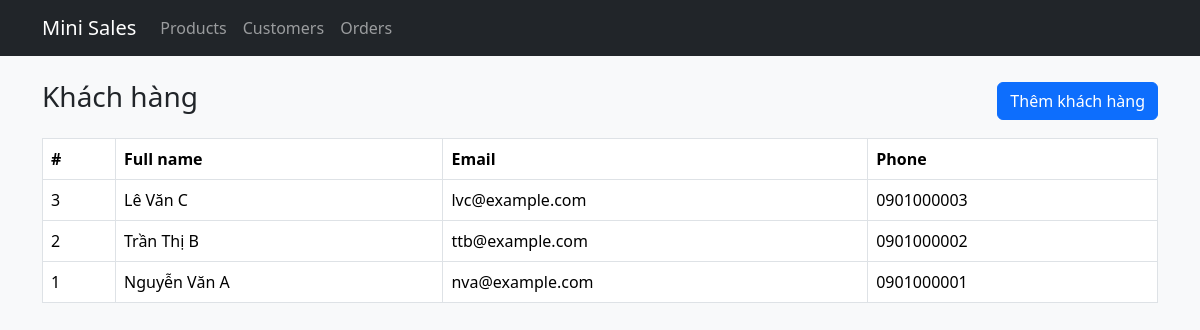
Page /index.php?c=customers&a=index on the committed database.
### tables this page shows
CREATE TABLE IF NOT EXISTS customers (
  id INT AUTO_INCREMENT PRIMARY KEY,
  full_name VARCHAR(120) NOT NULL,
  email VARCHAR(120),
  phone VARCHAR(20)
);

### app/core/Controller.php (called while the page is built, shortened)
<?php
class Controller
{
    protected function render(string $view, array $data = [])
    {
        extract($data, EXTR_SKIP);
        include APP_PATH . '/views/layout.php';
    }
}

### app/controllers/CustomersController.php (called while the page is built, shortened)
<?php
class CustomersController extends Controller
{
    protected $repo;
    public function __construct()
    {
        $this->repo = new CustomerRepository(getPDO());
    }
    public function indexAction()
    {
        try {
            $customers = $this->repo->getAll();
            $this->render('customers/index', [
                'customers' => $customers,
                'flash_success' => $this->getFlash('success'),
                'flash_error' => $this->getFlash('error'),
            ]);
        } catch (Exception $e) {
            error_log($e->getMessage());
            $this->setFlash('error', 'Lỗi khi lấy danh sách khách hàng.');
            $this->render('customers/index', ['customers' => []]);
        }
    }
}

### app/core/Router.php (called while the page is built, shortened)
<?php
class Router
{
    protected $action = 'index';
    public function dispatch()
    {
        $a = $_GET['a'] ?? $this->action;
        $actionName = $a . 'Action';
        $controller = new $controllerName();
        $controller->{$actionName}();
    }
}

### public/index.php (called while the page is built, shortened)
<?php
require_once __DIR__ . '/../app/bootstrap.php';
$router = new Router();
$router->dispatch();

### app/bootstrap.php (called while the page is built, shortened)
<?php
require_once APP_PATH . '/config/db.php';
spl_autoload_register(function ($class) {
    $paths = [
        APP_PATH . '/controllers/' . $class . '.php',
        APP_PATH . '/models/' . $class . '.php',
        APP_PATH . '/core/' . $class . '.php',
    ];
    foreach ($paths as $file) {
        if (file_exists($file)) {
            return;
        }
    }
});

### app/config/db.php (called while the page is built, shortened)
<?php
$DB_HOST = '127.0.0.1';
$DB_NAME = 'lab10_sales';
$DB_USER = 'app_user';
$DB_PASS = 'secret';
$DB_CHARSET = 'utf8mb4';
$dsn = "mysql:host={$DB_HOST};dbname={$DB_NAME};charset={$DB_CHARSET}";
try {
    $pdo = new PDO($dsn, $DB_USER, $DB_PASS, [
        PDO::ATTR_ERRMODE => PDO::ERRMODE_EXCEPTION,
        PDO::ATTR_DEFAULT_FETCH_MODE => PDO::FETCH_ASSOC,
    ]);
} catch (PDOException $e) {
    $msg = sprintf(
        "[%s] PDO connection failed. dsn=%s user=%s host=%s error=%s",
        date('Y-m-d H:i:s'),
        $dsn,
        $DB_USER,
        $DB_HOST,
        $e->getMessage()
    );
    error_log($msg);
    http_response_code(500);
    echo "Database connection error. Check logs.";
    exit;
}
function getPDO(): PDO {
    global $pdo;
    return $pdo;
}

### app/models/CustomerRepository.php (called while the page is built, shortened)
<?php
class CustomerRepository
{
    protected $pdo;
    public function __construct(PDO $pdo)
    {
        $this->pdo = $pdo;
    }
    public function getAll(): array
    {
        $stmt = $this->pdo->query("SELECT * FROM customers ORDER BY id DESC");
        return $stmt->fetchAll();
    }
}

### app/views/customers/index.php (the view, shortened to what this page needs)
<div class="d-flex justify-content-between align-items-center mb-3">
  <h3>Khách hàng</h3>
  <a class="btn btn-primary" href="index.php?c=customers&a=create">Thêm khách hàng</a>
</div>
<table class="table table-bordered bg-white">
  <thead><tr><th>#</th><th>Full name</th><th>Email</th><th>Phone</th></tr></thead>
  <tbody>
    <?php foreach ($customers as $c): ?>
    <tr>
      <td><?= e($c['id']) ?></td>
      <td><?= e($c['full_name']) ?></td>
      <td><?= e($c['email']) ?></td>
      <td><?= e($c['phone']) ?></td>
    </tr>
    <?php endforeach; ?>
  </tbody>
</table>

### rows in the picture
customers: id "3", full_name "Lê Văn C", email "lvc@example.com", phone "0901000003"
customers: id "2", full_name "Trần Thị B", email "ttb@example.com", phone "0901000002"
customers: id "1", full_name "Nguyễn Văn A", email "nva@example.com", phone "0901000001"
